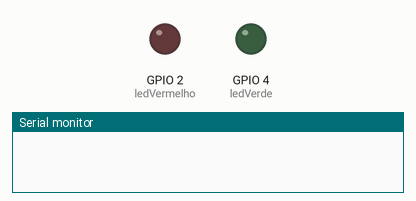
This sketch was run on a simulated ESP32. On the bench: output pins drawn as LEDs (lit = HIGH), the last lines printed to the serial monitor. Dashed ring = blinking. WiFi joins after 1.5 s; servers stay silent unless stated.

Above: at 0.8 s.
At 2.85 s:
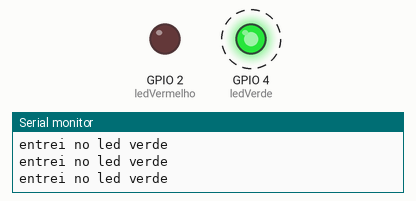
Timing chart, 0 to 3.1 s (numbered marks = the images above):
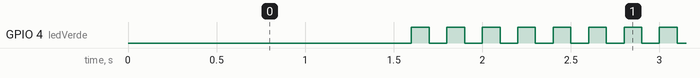

The sketch:

led_completo.ino
```cpp
#include <time.h>
#include <WiFi.h>

const char *SSID = "M52 de Rebeca";
const char *password = "81925350";
hw_timer_t *timer = NULL;
int ledVermelho = 2;
int ledVerde = 4;

void IRAM_ATTR timerVerde(){
    digitalWrite(ledVerde,!digitalRead(ledVerde));
    digitalWrite(ledVermelho,0);
    Serial.println("entrei no led verde");
}
void IRAM_ATTR timerVermelho(){
    digitalWrite(ledVermelho,!digitalRead(ledVermelho));
    digitalWrite(ledVerde,0);
    Serial.println("entrei no led vermelho");
}
void WiFiEvent(WiFiEvent_t event){
  switch(event){
    case ARDUINO_EVENT_WIFI_STA_GOT_IP:
    //aqui agente coloca oq vai acontecer quando conectar no wifi
      Serial.println("conectadinho");
      timerAttachInterrupt(timer, &timerVerde);
      timerAlarm(timer, 100000, true, 0);

      break;

    case ARDUINO_EVENT_WIFI_STA_DISCONNECTED:
      Serial.print("Desconectado");
      WiFi.reconnect();
      timerAttachInterrupt(timer, &timerVermelho);
      timerAlarm(timer, 500000, true, 0);

      break;
  }
}
void setup() {
  Serial.begin(9600);

  pinMode(ledVermelho, OUTPUT);
  pinMode(ledVerde, OUTPUT);
  WiFi.onEvent(WiFiEvent);
  WiFi.begin(SSID, password);
  timer = timerBegin(1000000);
}

void loop() {
}
```

Measured:
- by itself, GPIO 4 (ledVerde): alternates HIGH for 0.10 s and LOW for 0.10 s
